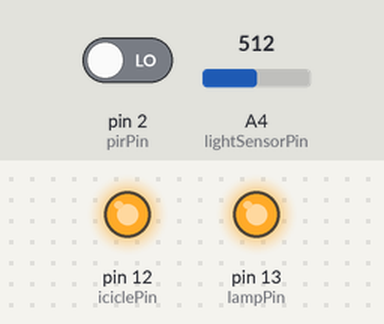
A sketch run on a simulated Arduino Uno, built with avr-gcc and run on an emulated ATmega328P. On the bench: output pins drawn as LEDs (lit = HIGH). The test bench sets the inputs (shaded band); at power-on: pin 2 (pirPin) LOW, A4 (lightSensorPin) = 512.

Above: at 1.2 s.
1.3 s: pin 2 (pirPin) driven HIGH
At 1.7 s:
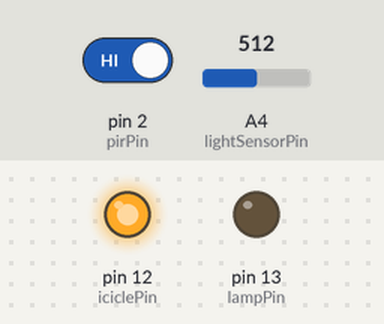
4.3 s: pin 2 (pirPin) driven LOW
At 5.3 s:
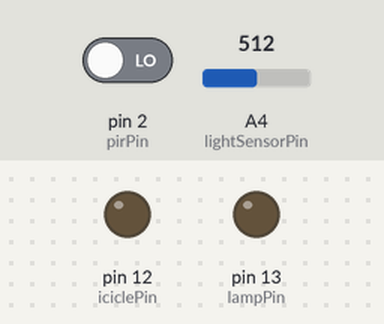
5.8 s: pin 2 (pirPin) driven HIGH
At 6.3 s:
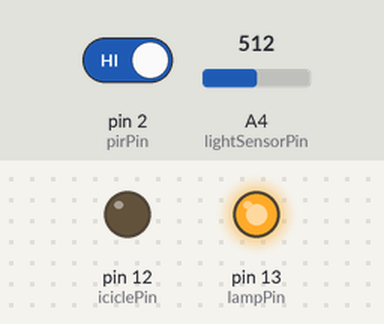
7.3 s: A4 (lightSensorPin) set to 173
10.3 s: A4 (lightSensorPin) set to 146
Timing chart, 0 to 15.3 s (numbered marks = the images above; inputs shaded):
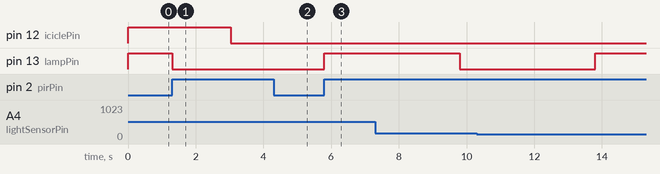

Measured:
- after the input at 1.3 s, pin 13 (lampPin): HIGH → LOW at once
- after the input at 4.3 s, pin 13 (lampPin): stays LOW (without the input it goes to HIGH after 1.0 s)
- after the input at 5.8 s, pin 13 (lampPin): LOW → HIGH at once

The sketch:

terasse-icicle.ino
```cpp
#define lampSwitchTimeout 4 //seconds
#define icicleSwitchTimeout 600 //seconds
#define autoSwitchoffTimer 10 //minutes
#define lightThresholdLamp 160 //lower is lighter, higher is darker
#define lightThresholdIcicle 195

#define iciclePin 12
#define lampPin 13
#define pirPin 2
#define lightSensorPin A4
#define ledPin 13

boolean lampState = false;
boolean iceState = false;
unsigned long lastMovement_millis = 10000000;
unsigned long lastIcicleSwitch_millis = 10000000;

unsigned long lastLightCheck_millis = 10000000;
long darknesscounter = 0;
long lightnesscounter = 0;

void setup()
{
  Serial.begin(9600);
  pinMode(iciclePin, OUTPUT);
  digitalWrite(iciclePin, HIGH);
  pinMode(lampPin, OUTPUT);
  digitalWrite(lampPin, HIGH);
  pinMode(pirPin, INPUT);
  pinMode(lightSensorPin, INPUT_PULLUP);
}

void loop() {
  //pir sensor terasse lamp switch on/off
  if (lampState == false && digitalRead(pirPin) == HIGH && analogRead(lightSensorPin) > lightThresholdLamp && (millis() - lastMovement_millis) > ((unsigned long)lampSwitchTimeout * 1000)) {
    digitalWrite(lampPin, LOW); //turn ON terasse lamp
    lastMovement_millis = millis();
    lampState = true;
  }
  if ( lampState == true && digitalRead(pirPin) == HIGH && (millis() - lastMovement_millis) > ((unsigned long)lampSwitchTimeout * 1000) ) {
    digitalWrite(lampPin, HIGH); //turn OFF terasse lamp
    lastMovement_millis = millis();
    lampState = false;
  }
  if ( lampState == true && (millis() - lastMovement_millis) > ((unsigned long)autoSwitchoffTimer * 60 * 1000) ) { //lamp autoswitchoff
    digitalWrite(lampPin, HIGH); //turn OFF terasse lamp
    lampState = false;
  }


  if ( (millis() - lastLightCheck_millis) > 100 ) {
      lastLightCheck_millis = millis();
      if (analogRead(lightSensorPin) > lightThresholdIcicle) {//darkness
        darknesscounter = darknesscounter > 65500 ? 65500 : darknesscounter + 1 ;
      }
      else {//ligthness
        lightnesscounter = lightnesscounter > 65500 ? 65500 : lightnesscounter + 1 ;
      }
    }

  if ( iceState == false ) {
    if (darknesscounter > 30) {//turn ON icicle
      lightnesscounter = 0;
      darknesscounter = 0;
      digitalWrite(iciclePin, LOW);
      iceState = true;
    }
  }
  else {
    if (darknesscounter > 10) {//prolonging the icicle with 5 minutes
      lightnesscounter = lightnesscounter <= 3000 ? 0 : lightnesscounter - 3000 ;
      darknesscounter = 0;
    }

    if (lightnesscounter > 6000) {//turn OFF icicle // 6000 means 10 minutes
      lightnesscounter = 0;
      darknesscounter = -600; //1 minute extra switch delay
      digitalWrite(iciclePin, HIGH);
      iceState = false;
    }
  }


} //end of main LOOP
```
